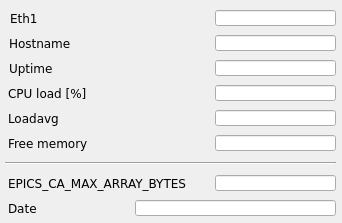
<?xml version="1.0" encoding="UTF-8"?>
<ui version="4.0">
 <class>MainWindow</class>
 <widget class="QMainWindow" name="MainWindow">
  <property name="geometry">
   <rect>
    <x>0</x>
    <y>0</y>
    <width>342</width>
    <height>223</height>
   </rect>
  </property>
  <property name="cursor">
   <cursorShape>ArrowCursor</cursorShape>
  </property>
  <property name="windowTitle">
   <string extracomment="Libera"/>
  </property>
  <property name="accessibleName">
   <string>Libera Brilliance+</string>
  </property>
  <property name="accessibleDescription">
   <string/>
  </property>
  <property name="styleSheet">
   <string notr="true"/>
  </property>
  <property name="unifiedTitleAndToolBarOnMac">
   <bool>true</bool>
  </property>
  <property name="Title" stdset="0">
   <string>$(DEVICE)</string>
  </property>
  <widget class="QWidget" name="centralwidget">
   <widget class="QLabel" name="label_6">
    <property name="geometry">
     <rect>
      <x>8</x>
      <y>85</y>
      <width>85</width>
      <height>16</height>
     </rect>
    </property>
    <property name="font">
     <font>
      <family>DejaVu Sans</family>
      <pointsize>9</pointsize>
     </font>
    </property>
    <property name="text">
     <string>CPU load [%]</string>
    </property>
   </widget>
   <widget class="caLineEdit" name="cpuload">
    <property name="geometry">
     <rect>
      <x>215</x>
      <y>85</y>
      <width>121</width>
      <height>16</height>
     </rect>
    </property>
    <property name="font">
     <font>
      <family>DejaVu Sans</family>
      <pointsize>10</pointsize>
     </font>
    </property>
    <property name="styleSheet">
     <string notr="true">caTextEntry,caLineEdit {background-color: rgba(255, 255, 255, 255); color: rgba(0, 0, 0, 255); border-radius: 1px;} caLineEdit {border: 0px; border-style:outset; padding: 0px 0px 0px 2px; border-color: rgba(0, 0, 0, 255) rgba(0, 0, 0, 255)  rgba(0, 0, 0, 255) rgba(0, 0, 0, 255);} caTextEntry { border: 2px; padding: 0px;} caTextEntry {border-style:inset; border-color: rgba(127, 127, 127, 255) rgba(255, 255, 255, 255)  rgba(255, 255, 255, 255) rgba(127, 127, 127, 255);} caTextEntry:focus {padding: 0px; border: 2px groove rgba(255, 0, 0, 255); border-radius: 1px;} </string>
    </property>
    <property name="alignment">
     <set>Qt::AlignRight|Qt::AlignTrailing|Qt::AlignVCenter</set>
    </property>
    <property name="channel" stdset="0">
     <string notr="true">$(DEVICE):ioc:cpu</string>
    </property>
    <property name="background">
     <color>
      <red>192</red>
      <green>192</green>
      <blue>192</blue>
     </color>
    </property>
   </widget>
   <widget class="QLabel" name="label_2">
    <property name="geometry">
     <rect>
      <x>9</x>
      <y>35</y>
      <width>67</width>
      <height>16</height>
     </rect>
    </property>
    <property name="font">
     <font>
      <family>DejaVu Sans</family>
      <pointsize>9</pointsize>
     </font>
    </property>
    <property name="text">
     <string>Hostname</string>
    </property>
   </widget>
   <widget class="caLineEdit" name="hostname">
    <property name="geometry">
     <rect>
      <x>215</x>
      <y>35</y>
      <width>121</width>
      <height>16</height>
     </rect>
    </property>
    <property name="font">
     <font>
      <family>DejaVu Sans</family>
      <pointsize>10</pointsize>
     </font>
    </property>
    <property name="alignment">
     <set>Qt::AlignRight|Qt::AlignTrailing|Qt::AlignVCenter</set>
    </property>
    <property name="channel" stdset="0">
     <string notr="true">$(DEVICE):ioc:hostname</string>
    </property>
    <property name="background">
     <color>
      <red>192</red>
      <green>192</green>
      <blue>192</blue>
     </color>
    </property>
   </widget>
   <widget class="QLabel" name="label_7">
    <property name="geometry">
     <rect>
      <x>8</x>
      <y>110</y>
      <width>56</width>
      <height>16</height>
     </rect>
    </property>
    <property name="font">
     <font>
      <family>DejaVu Sans</family>
      <pointsize>9</pointsize>
     </font>
    </property>
    <property name="text">
     <string>Loadavg</string>
    </property>
   </widget>
   <widget class="caLineEdit" name="loadavg">
    <property name="geometry">
     <rect>
      <x>215</x>
      <y>110</y>
      <width>121</width>
      <height>16</height>
     </rect>
    </property>
    <property name="font">
     <font>
      <family>DejaVu Sans</family>
      <pointsize>10</pointsize>
     </font>
    </property>
    <property name="alignment">
     <set>Qt::AlignRight|Qt::AlignTrailing|Qt::AlignVCenter</set>
    </property>
    <property name="channel" stdset="0">
     <string notr="true">$(DEVICE):ioc:loadavg</string>
    </property>
    <property name="background">
     <color>
      <red>192</red>
      <green>192</green>
      <blue>192</blue>
     </color>
    </property>
   </widget>
   <widget class="QLabel" name="label_4">
    <property name="geometry">
     <rect>
      <x>9</x>
      <y>60</y>
      <width>71</width>
      <height>16</height>
     </rect>
    </property>
    <property name="font">
     <font>
      <family>DejaVu Sans</family>
      <pointsize>9</pointsize>
     </font>
    </property>
    <property name="text">
     <string>Uptime</string>
    </property>
   </widget>
   <widget class="caLineEdit" name="uptime">
    <property name="geometry">
     <rect>
      <x>215</x>
      <y>60</y>
      <width>121</width>
      <height>16</height>
     </rect>
    </property>
    <property name="font">
     <font>
      <family>DejaVu Sans</family>
      <pointsize>10</pointsize>
     </font>
    </property>
    <property name="alignment">
     <set>Qt::AlignRight|Qt::AlignTrailing|Qt::AlignVCenter</set>
    </property>
    <property name="channel" stdset="0">
     <string notr="true">$(DEVICE):ioc:uptime</string>
    </property>
    <property name="background">
     <color>
      <red>192</red>
      <green>192</green>
      <blue>192</blue>
     </color>
    </property>
   </widget>
   <widget class="QLabel" name="label_8">
    <property name="geometry">
     <rect>
      <x>8</x>
      <y>135</y>
      <width>86</width>
      <height>16</height>
     </rect>
    </property>
    <property name="font">
     <font>
      <family>DejaVu Sans</family>
      <pointsize>9</pointsize>
     </font>
    </property>
    <property name="text">
     <string>Free memory</string>
    </property>
   </widget>
   <widget class="caLineEdit" name="free_mem">
    <property name="geometry">
     <rect>
      <x>215</x>
      <y>135</y>
      <width>121</width>
      <height>16</height>
     </rect>
    </property>
    <property name="font">
     <font>
      <family>DejaVu Sans</family>
      <pointsize>10</pointsize>
     </font>
    </property>
    <property name="alignment">
     <set>Qt::AlignRight|Qt::AlignTrailing|Qt::AlignVCenter</set>
    </property>
    <property name="channel" stdset="0">
     <string notr="true">$(DEVICE):ioc:free_mem</string>
    </property>
    <property name="background">
     <color>
      <red>192</red>
      <green>192</green>
      <blue>192</blue>
     </color>
    </property>
   </widget>
   <widget class="QLabel" name="label_5">
    <property name="geometry">
     <rect>
      <x>8</x>
      <y>200</y>
      <width>32</width>
      <height>16</height>
     </rect>
    </property>
    <property name="font">
     <font>
      <family>DejaVu Sans</family>
      <pointsize>9</pointsize>
     </font>
    </property>
    <property name="text">
     <string>Date</string>
    </property>
   </widget>
   <widget class="caLineEdit" name="iocdate">
    <property name="geometry">
     <rect>
      <x>135</x>
      <y>200</y>
      <width>201</width>
      <height>16</height>
     </rect>
    </property>
    <property name="font">
     <font>
      <family>DejaVu Sans</family>
      <pointsize>10</pointsize>
     </font>
    </property>
    <property name="alignment">
     <set>Qt::AlignRight|Qt::AlignTrailing|Qt::AlignVCenter</set>
    </property>
    <property name="channel" stdset="0">
     <string notr="true">$(DEVICE):ioc:date</string>
    </property>
    <property name="background">
     <color alpha="192">
      <red>192</red>
      <green>192</green>
      <blue>192</blue>
     </color>
    </property>
   </widget>
   <widget class="QLabel" name="label_9">
    <property name="geometry">
     <rect>
      <x>10</x>
      <y>10</y>
      <width>67</width>
      <height>16</height>
     </rect>
    </property>
    <property name="font">
     <font>
      <family>DejaVu Sans</family>
      <pointsize>9</pointsize>
     </font>
    </property>
    <property name="text">
     <string>Eth1</string>
    </property>
   </widget>
   <widget class="caLineEdit" name="ipaddress_2">
    <property name="geometry">
     <rect>
      <x>215</x>
      <y>10</y>
      <width>121</width>
      <height>16</height>
     </rect>
    </property>
    <property name="font">
     <font>
      <family>DejaVu Sans</family>
      <pointsize>10</pointsize>
     </font>
    </property>
    <property name="alignment">
     <set>Qt::AlignRight|Qt::AlignTrailing|Qt::AlignVCenter</set>
    </property>
    <property name="channel" stdset="0">
     <string notr="true">$(DEVICE):ioc:ip:eth1</string>
    </property>
    <property name="background">
     <color>
      <red>192</red>
      <green>192</green>
      <blue>192</blue>
     </color>
    </property>
   </widget>
   <widget class="caLineEdit" name="free_mem_2">
    <property name="geometry">
     <rect>
      <x>215</x>
      <y>175</y>
      <width>121</width>
      <height>16</height>
     </rect>
    </property>
    <property name="font">
     <font>
      <family>DejaVu Sans</family>
      <pointsize>10</pointsize>
     </font>
    </property>
    <property name="alignment">
     <set>Qt::AlignRight|Qt::AlignTrailing|Qt::AlignVCenter</set>
    </property>
    <property name="channel" stdset="0">
     <string notr="true">$(DEVICE):ioc:max_bytes</string>
    </property>
    <property name="background">
     <color>
      <red>192</red>
      <green>192</green>
      <blue>192</blue>
     </color>
    </property>
   </widget>
   <widget class="QLabel" name="label_10">
    <property name="geometry">
     <rect>
      <x>8</x>
      <y>175</y>
      <width>181</width>
      <height>16</height>
     </rect>
    </property>
    <property name="font">
     <font>
      <family>DejaVu Sans</family>
      <pointsize>9</pointsize>
     </font>
    </property>
    <property name="text">
     <string>EPICS_CA_MAX_ARRAY_BYTES</string>
    </property>
   </widget>
   <widget class="Line" name="line_2">
    <property name="geometry">
     <rect>
      <x>5</x>
      <y>155</y>
      <width>331</width>
      <height>16</height>
     </rect>
    </property>
    <property name="orientation">
     <enum>Qt::Horizontal</enum>
    </property>
   </widget>
  </widget>
  <action name="actionADC_raw_data">
   <property name="text">
    <string>ADC raw data</string>
   </property>
  </action>
  <action name="actionTurn_by_turn_data">
   <property name="text">
    <string>Turn-by-turn data</string>
   </property>
  </action>
  <action name="actionSlow_acquisition_data">
   <property name="text">
    <string>Slow acquisition data</string>
   </property>
  </action>
 </widget>
 <customwidgets>
  <customwidget>
   <class>caLineEdit</class>
   <extends>QLineEdit</extends>
   <header>caLineEdit</header>
  </customwidget>
 </customwidgets>
 <resources>
  <include location="images/images.qrc"/>
 </resources>
 <connections/>
 <designerdata>
  <property name="gridDeltaX">
   <number>5</number>
  </property>
  <property name="gridDeltaY">
   <number>5</number>
  </property>
  <property name="gridSnapX">
   <bool>true</bool>
  </property>
  <property name="gridSnapY">
   <bool>true</bool>
  </property>
  <property name="gridVisible">
   <bool>true</bool>
  </property>
 </designerdata>
</ui>
